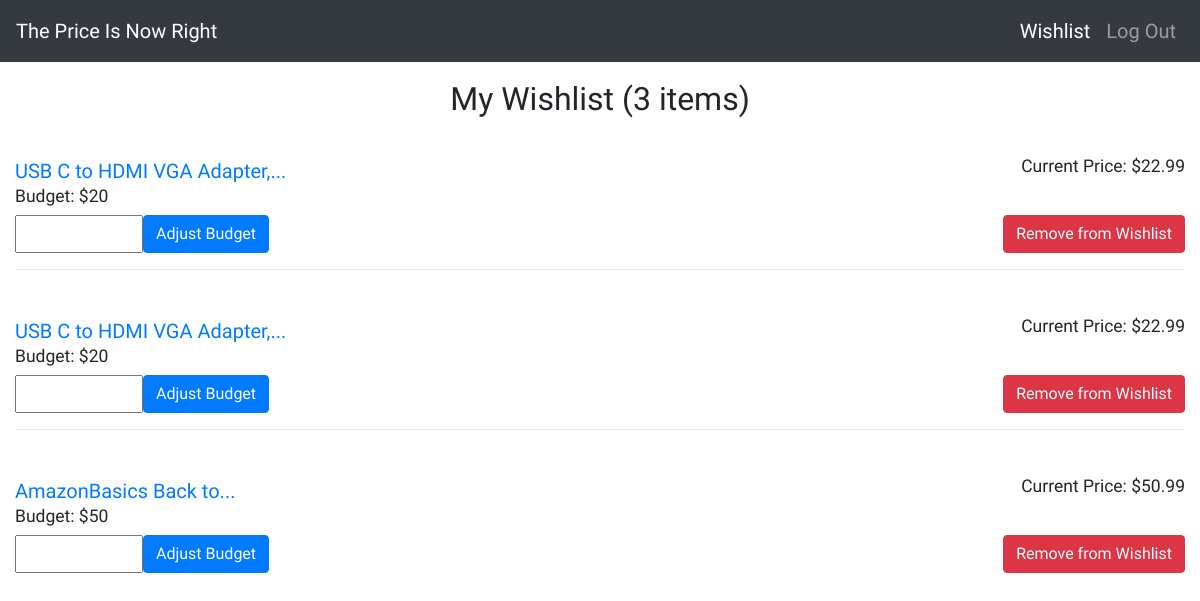
Page /wishlist (signed in) on the earlier database version.
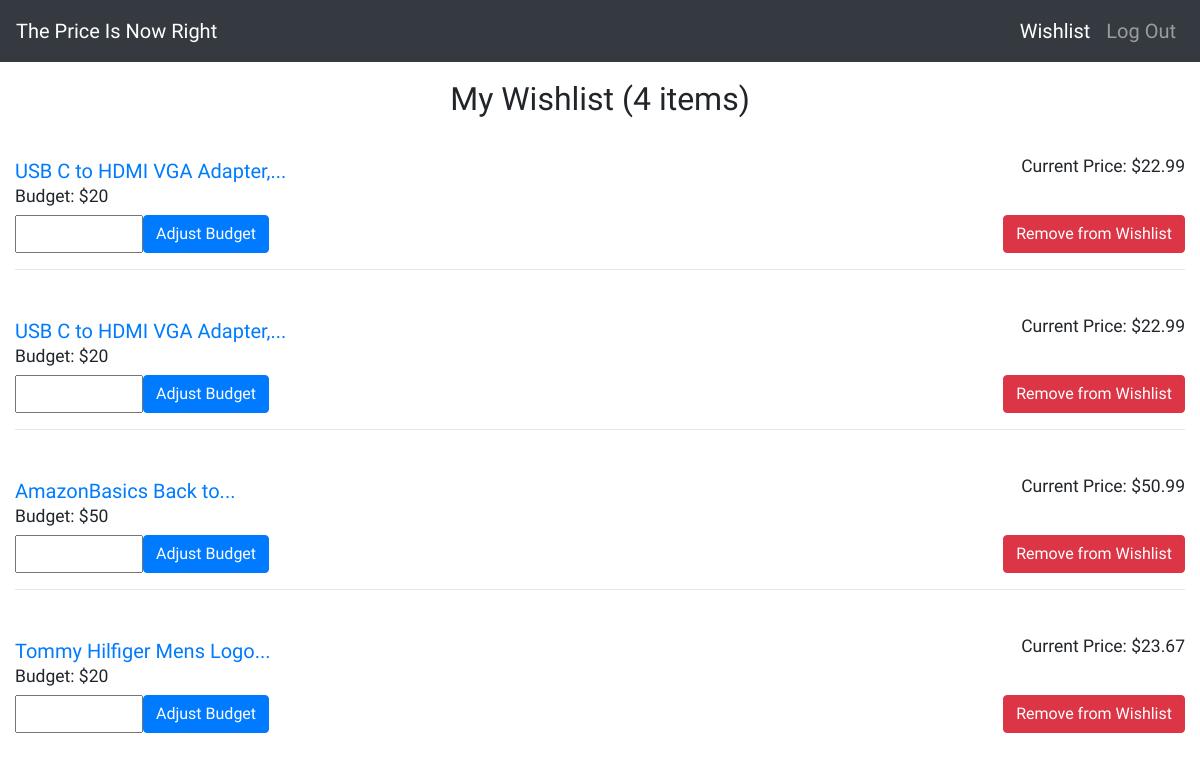
Same page on the later database version.
### price_is_now_right/models.py (models this page shows)
class Product(db.Model):
    id = db.Column(db.Integer, primary_key=True)
    userId = db.Column(db.Integer, db.ForeignKey(User.id), nullable=False)
    title = db.Column(db.String(), nullable=False)
    productURL = db.Column(db.String(), nullable=False)
    currentPrice = db.Column(db.Integer)
    userBudget = db.Column(db.Integer, nullable=False)

### price_is_now_right/routes.py (the view)
@main.route('/wishlist', methods=['GET', 'POST'])
@login_required
def wishlist():
    id = current_user.id
    productList = Product.query.filter_by(userId=id).all()
    return render_template('wishlist.html', productList=productList)

### price_is_now_right/__init__.py (called while the page is built)
def create_app(config_file='settings.py'):
    app = Flask(__name__)
    app.config.from_pyfile('settings.py')
    bootstrap = Bootstrap(app) # allows use of flask-bootstrap
    db.init_app(app)
    migrate = Migrate(app, db)
    login_manager.init_app(app)
    login_manager.login_view = 'main.login'
    @login_manager.user_loader
    def load_user(user_id):
        return User.query.get(user_id)
    app.register_blueprint(main)
    app.cli.add_command(create_tables)
    return app

### price_is_now_right/templates/wishlist.html (shortened to what this page needs)
{% extends "base.html" %}
{% block head %}
{{super()}}
{% endblock %}
{% block styles %}
{{super()}}
<link rel="stylesheet" href="{{url_for('static', filename='wishlist.css')}}">
{% endblock %}
{% block content %}
<nav class="navbar fixed-top navbar-expand-lg navbar-dark bg-dark">
  <a class="navbar-brand" href="{{ url_for('main.index') }}">The Price Is Now Right</a>
  <div class="collapse navbar-collapse" id="navbarSupportedContent">
    <ul class="navbar-nav ml-auto">
        <li class="nav-item active"><a class="nav-link" href="#">Wishlist</a></li>
        <li class="nav-item"><a class="nav-link" href="{{ url_for('main.logout') }}">Log Out</a></li>
    </ul>
  </div>
</nav>
<br>
<div class="container-fluid" id="products">
    <h2 class='wishlist-title text-center'>My Wishlist ({{ productList|length }} items)</h2>
    {% for product in productList %}
    <br>
    <div class='userProduct text-left'>
        <div class="d-flex justify-content-between">
            <a class='product-title' href="{{ product.productURL }}" target="_blank">{{ product.title|truncate(30) }}</a>
            <h4 class="current-price text-right small">Current Price: ${{ product.currentPrice }}</h4>
        </div>
        <h4 class="budget small">Budget: ${{ product.userBudget }}</h4>
        <div class="d-flex justify-content-between">
            <form class='adjust-budget d-flex' method="POST" action="{{ url_for('main.budget', id=product.id) }}">
                <input class='budget-update input-lg' type="number" id="new_budget" name="new_budget" min="0" max="{{ product.currentPrice }}" step=".01"><br>
                <input class='budget-update-btn btn btn-primary' type="submit" value="Adjust Budget">
            </form>
            <form class='remove-wishlist' action="{{ url_for('main.delete', id=product.id) }}">
                <button class="btn btn-danger" type="submit">Remove from Wishlist</button>
            </form>
        </div>
        {% if loop.index < productList|length %}
        <hr>
        {% endif %}
    </div>
    {% endfor %}
</div>
{% endblock %}

### price_is_now_right/templates/base.html (shortened to what this page needs)
<!doctype html>
<html lang="en">
    <head>
        {% block head %}
        {% block styles %}
            {{ bootstrap.load_css() }}
        {% endblock %}
        {% endblock %}
    </head>
    <body>
        {% block content %}{% endblock %}
    </body>
</html>

### price_is_now_right/static/wishlist.css (style rules this page uses)
body { padding-top: 50px; font-family: Cabin; font-size: 20px; }
.product-title { display: inline-block; }
.current-price { display: inline-block; }
.adjust-budget { display: inline-block; }
.remove-wishlist { display: inline-block; }

Differences in the rows shown:
added Product: title "Tommy Hilfiger Mens Logo...", currentPrice "23.67", userBudget "20"
Other differences:
{{ productList|length }}: "3" → "4"
